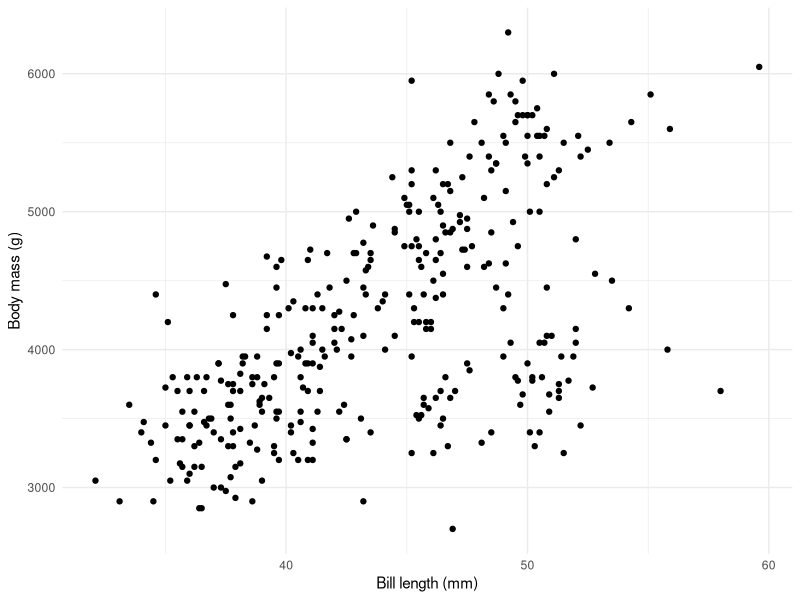

Source code (R):
## ---- chunk 1
#| warning: false
#| message: false

library(tidyverse)

ggplot(penguins, 
       aes(x = bill_len, y = body_mass)) + 
  geom_point() +
  labs(x = "Bill length (mm)",
       y = "Body mass (g)") +
  theme_minimal()
